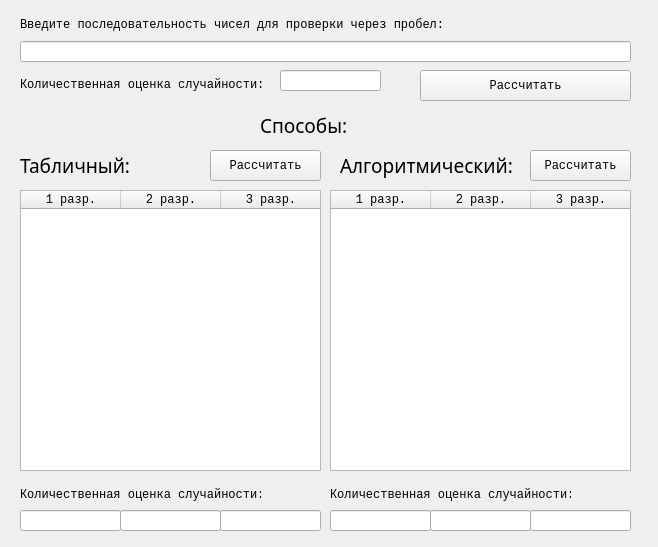
<?xml version="1.0" encoding="UTF-8"?>
<ui version="4.0">
 <class>mainWindow</class>
 <widget class="QMainWindow" name="mainWindow">
  <property name="geometry">
   <rect>
    <x>0</x>
    <y>0</y>
    <width>658</width>
    <height>547</height>
   </rect>
  </property>
  <property name="windowTitle">
   <string>Количественная оценка случайности</string>
  </property>
  <widget class="QWidget" name="centralwidget">
   <widget class="QLabel" name="label">
    <property name="geometry">
     <rect>
      <x>340</x>
      <y>150</y>
      <width>251</width>
      <height>30</height>
     </rect>
    </property>
    <property name="font">
     <font>
      <family>Noto Sans</family>
      <pointsize>14</pointsize>
     </font>
    </property>
    <property name="text">
     <string>Алгоритмический:</string>
    </property>
   </widget>
   <widget class="QLabel" name="label_2">
    <property name="geometry">
     <rect>
      <x>20</x>
      <y>150</y>
      <width>200</width>
      <height>30</height>
     </rect>
    </property>
    <property name="font">
     <font>
      <family>Noto Sans</family>
      <pointsize>14</pointsize>
     </font>
    </property>
    <property name="text">
     <string>Табличный:</string>
    </property>
   </widget>
   <widget class="QTableWidget" name="alg_table">
    <property name="geometry">
     <rect>
      <x>330</x>
      <y>190</y>
      <width>301</width>
      <height>281</height>
     </rect>
    </property>
    <property name="font">
     <font>
      <family>Courier New</family>
     </font>
    </property>
    <property name="verticalScrollBarPolicy">
     <enum>Qt::ScrollBarAlwaysOff</enum>
    </property>
    <property name="horizontalScrollBarPolicy">
     <enum>Qt::ScrollBarAlwaysOff</enum>
    </property>
    <property name="rowCount">
     <number>0</number>
    </property>
    <property name="columnCount">
     <number>3</number>
    </property>
    <column>
     <property name="text">
      <string>1 разр.</string>
     </property>
    </column>
    <column>
     <property name="text">
      <string>2 разр.</string>
     </property>
    </column>
    <column>
     <property name="text">
      <string>3 разр.</string>
     </property>
    </column>
   </widget>
   <widget class="QTableWidget" name="table_table">
    <property name="geometry">
     <rect>
      <x>20</x>
      <y>190</y>
      <width>301</width>
      <height>281</height>
     </rect>
    </property>
    <property name="font">
     <font>
      <family>Courier New</family>
     </font>
    </property>
    <property name="verticalScrollBarPolicy">
     <enum>Qt::ScrollBarAlwaysOff</enum>
    </property>
    <property name="horizontalScrollBarPolicy">
     <enum>Qt::ScrollBarAlwaysOff</enum>
    </property>
    <property name="rowCount">
     <number>0</number>
    </property>
    <property name="columnCount">
     <number>3</number>
    </property>
    <column>
     <property name="text">
      <string>1 разр.</string>
     </property>
    </column>
    <column>
     <property name="text">
      <string>2 разр.</string>
     </property>
    </column>
    <column>
     <property name="text">
      <string>3 разр.</string>
     </property>
    </column>
   </widget>
   <widget class="QLabel" name="label_4">
    <property name="geometry">
     <rect>
      <x>20</x>
      <y>480</y>
      <width>241</width>
      <height>30</height>
     </rect>
    </property>
    <property name="font">
     <font>
      <family>Courier New</family>
     </font>
    </property>
    <property name="text">
     <string>Количественная оценка случайности:</string>
    </property>
   </widget>
   <widget class="QLineEdit" name="meas_alg_1">
    <property name="geometry">
     <rect>
      <x>330</x>
      <y>510</y>
      <width>101</width>
      <height>21</height>
     </rect>
    </property>
    <property name="font">
     <font>
      <family>Courier New</family>
     </font>
    </property>
   </widget>
   <widget class="QLineEdit" name="meas_alg_2">
    <property name="geometry">
     <rect>
      <x>430</x>
      <y>510</y>
      <width>101</width>
      <height>21</height>
     </rect>
    </property>
    <property name="font">
     <font>
      <family>Courier New</family>
     </font>
    </property>
   </widget>
   <widget class="QLineEdit" name="meas_alg_3">
    <property name="geometry">
     <rect>
      <x>530</x>
      <y>510</y>
      <width>101</width>
      <height>21</height>
     </rect>
    </property>
    <property name="font">
     <font>
      <family>Courier New</family>
     </font>
    </property>
   </widget>
   <widget class="QLineEdit" name="meas_table_3">
    <property name="geometry">
     <rect>
      <x>220</x>
      <y>510</y>
      <width>101</width>
      <height>21</height>
     </rect>
    </property>
    <property name="font">
     <font>
      <family>Courier New</family>
     </font>
    </property>
   </widget>
   <widget class="QLineEdit" name="meas_table_1">
    <property name="geometry">
     <rect>
      <x>20</x>
      <y>510</y>
      <width>101</width>
      <height>21</height>
     </rect>
    </property>
    <property name="font">
     <font>
      <family>Courier New</family>
     </font>
    </property>
   </widget>
   <widget class="QLineEdit" name="meas_table_2">
    <property name="geometry">
     <rect>
      <x>120</x>
      <y>510</y>
      <width>101</width>
      <height>21</height>
     </rect>
    </property>
    <property name="font">
     <font>
      <family>Courier New</family>
     </font>
    </property>
   </widget>
   <widget class="QPushButton" name="fill_alg">
    <property name="geometry">
     <rect>
      <x>530</x>
      <y>150</y>
      <width>101</width>
      <height>31</height>
     </rect>
    </property>
    <property name="font">
     <font>
      <family>Courier New</family>
     </font>
    </property>
    <property name="text">
     <string>Рассчитать</string>
    </property>
   </widget>
   <widget class="QPushButton" name="fill_table">
    <property name="geometry">
     <rect>
      <x>210</x>
      <y>150</y>
      <width>111</width>
      <height>31</height>
     </rect>
    </property>
    <property name="font">
     <font>
      <family>Courier New</family>
     </font>
    </property>
    <property name="text">
     <string>Рассчитать</string>
    </property>
   </widget>
   <widget class="QLabel" name="label_5">
    <property name="geometry">
     <rect>
      <x>20</x>
      <y>10</y>
      <width>431</width>
      <height>30</height>
     </rect>
    </property>
    <property name="font">
     <font>
      <family>Courier New</family>
     </font>
    </property>
    <property name="text">
     <string>Введите последовательность чисел для проверки через пробел:</string>
    </property>
   </widget>
   <widget class="QLineEdit" name="manual_input">
    <property name="geometry">
     <rect>
      <x>20</x>
      <y>41</y>
      <width>611</width>
      <height>21</height>
     </rect>
    </property>
    <property name="font">
     <font>
      <family>Courier New</family>
     </font>
    </property>
    <property name="text">
     <string/>
    </property>
   </widget>
   <widget class="QLineEdit" name="meas_manual">
    <property name="geometry">
     <rect>
      <x>280</x>
      <y>70</y>
      <width>101</width>
      <height>21</height>
     </rect>
    </property>
    <property name="font">
     <font>
      <family>Courier New</family>
     </font>
    </property>
   </widget>
   <widget class="QLabel" name="label_7">
    <property name="geometry">
     <rect>
      <x>330</x>
      <y>480</y>
      <width>241</width>
      <height>30</height>
     </rect>
    </property>
    <property name="font">
     <font>
      <family>Courier New</family>
     </font>
    </property>
    <property name="text">
     <string>Количественная оценка случайности:</string>
    </property>
   </widget>
   <widget class="QLabel" name="label_8">
    <property name="geometry">
     <rect>
      <x>20</x>
      <y>70</y>
      <width>261</width>
      <height>30</height>
     </rect>
    </property>
    <property name="font">
     <font>
      <family>Courier New</family>
     </font>
    </property>
    <property name="text">
     <string>Количественная оценка случайности:</string>
    </property>
   </widget>
   <widget class="QPushButton" name="fil_manualy">
    <property name="geometry">
     <rect>
      <x>420</x>
      <y>70</y>
      <width>211</width>
      <height>31</height>
     </rect>
    </property>
    <property name="font">
     <font>
      <family>Courier New</family>
     </font>
    </property>
    <property name="text">
     <string>Рассчитать</string>
    </property>
   </widget>
   <widget class="QLabel" name="label_3">
    <property name="geometry">
     <rect>
      <x>260</x>
      <y>110</y>
      <width>111</width>
      <height>30</height>
     </rect>
    </property>
    <property name="font">
     <font>
      <family>Noto Sans</family>
      <pointsize>14</pointsize>
     </font>
    </property>
    <property name="text">
     <string>Способы:</string>
    </property>
   </widget>
  </widget>
 </widget>
 <resources/>
 <connections/>
</ui>
